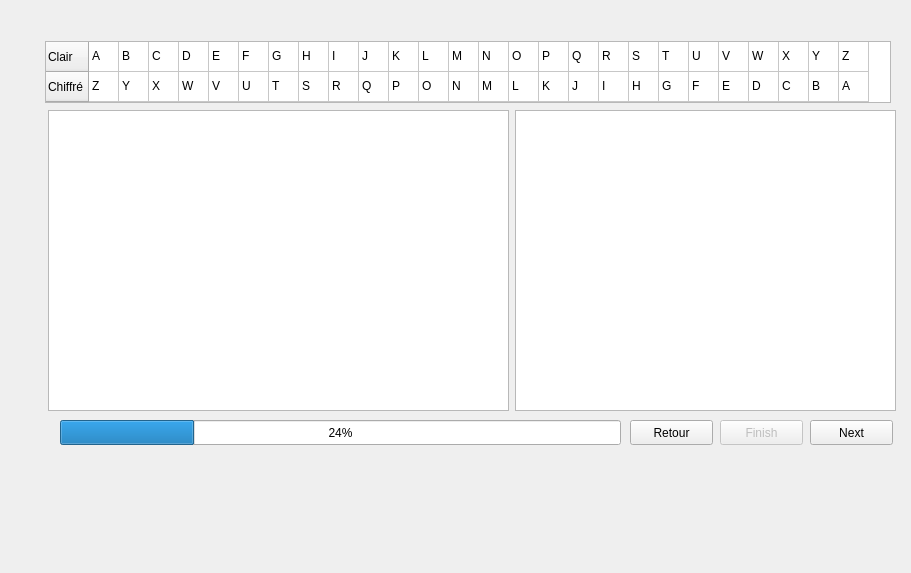
<?xml version="1.0" encoding="UTF-8"?>
<ui version="4.0">
 <class>DeroulementCryptSub</class>
 <widget class="QWidget" name="DeroulementCryptSub">
  <property name="geometry">
   <rect>
    <x>0</x>
    <y>0</y>
    <width>911</width>
    <height>573</height>
   </rect>
  </property>
  <property name="windowTitle">
   <string>DeroulementCryptSub</string>
  </property>
  <widget class="QTableWidget" name="tableWidget">
   <property name="geometry">
    <rect>
     <x>48</x>
     <y>110</y>
     <width>461</width>
     <height>301</height>
    </rect>
   </property>
   <property name="accessibleName">
    <string>tabText</string>
   </property>
   <attribute name="horizontalHeaderVisible">
    <bool>false</bool>
   </attribute>
   <attribute name="horizontalHeaderDefaultSectionSize">
    <number>28</number>
   </attribute>
   <attribute name="horizontalHeaderMinimumSectionSize">
    <number>15</number>
   </attribute>
   <attribute name="verticalHeaderVisible">
    <bool>false</bool>
   </attribute>
   <attribute name="verticalHeaderDefaultSectionSize">
    <number>21</number>
   </attribute>
   <attribute name="verticalHeaderMinimumSectionSize">
    <number>15</number>
   </attribute>
  </widget>
  <widget class="QListWidget" name="listWidget">
   <property name="geometry">
    <rect>
     <x>515</x>
     <y>110</y>
     <width>381</width>
     <height>301</height>
    </rect>
   </property>
  </widget>
  <widget class="QTableWidget" name="tableWidget_2">
   <property name="geometry">
    <rect>
     <x>45</x>
     <y>41</y>
     <width>846</width>
     <height>62</height>
    </rect>
   </property>
   <property name="accessibleName">
    <string>tabKey</string>
   </property>
   <attribute name="horizontalHeaderVisible">
    <bool>false</bool>
   </attribute>
   <attribute name="horizontalHeaderDefaultSectionSize">
    <number>30</number>
   </attribute>
   <row>
    <property name="text">
     <string>Clair</string>
    </property>
   </row>
   <row>
    <property name="text">
     <string>Chiffré</string>
    </property>
   </row>
   <column>
    <property name="text">
     <string>Nouvelle colonne</string>
    </property>
   </column>
   <column>
    <property name="text">
     <string>Nouvelle colonne</string>
    </property>
   </column>
   <column>
    <property name="text">
     <string>Nouvelle colonne</string>
    </property>
   </column>
   <column>
    <property name="text">
     <string>Nouvelle colonne</string>
    </property>
   </column>
   <column>
    <property name="text">
     <string>Nouvelle colonne</string>
    </property>
   </column>
   <column>
    <property name="text">
     <string>Nouvelle colonne</string>
    </property>
   </column>
   <column>
    <property name="text">
     <string>Nouvelle colonne</string>
    </property>
   </column>
   <column>
    <property name="text">
     <string>Nouvelle colonne</string>
    </property>
   </column>
   <column>
    <property name="text">
     <string>Nouvelle colonne</string>
    </property>
   </column>
   <column>
    <property name="text">
     <string>Nouvelle colonne</string>
    </property>
   </column>
   <column>
    <property name="text">
     <string>Nouvelle colonne</string>
    </property>
   </column>
   <column>
    <property name="text">
     <string>Nouvelle colonne</string>
    </property>
   </column>
   <column>
    <property name="text">
     <string>Nouvelle colonne</string>
    </property>
   </column>
   <column>
    <property name="text">
     <string>Nouvelle colonne</string>
    </property>
   </column>
   <column>
    <property name="text">
     <string>Nouvelle colonne</string>
    </property>
   </column>
   <column>
    <property name="text">
     <string>Nouvelle colonne</string>
    </property>
   </column>
   <column>
    <property name="text">
     <string>Nouvelle colonne</string>
    </property>
   </column>
   <column>
    <property name="text">
     <string>Nouvelle colonne</string>
    </property>
   </column>
   <column>
    <property name="text">
     <string>Nouvelle colonne</string>
    </property>
   </column>
   <column>
    <property name="text">
     <string>Nouvelle colonne</string>
    </property>
   </column>
   <column>
    <property name="text">
     <string>Nouvelle colonne</string>
    </property>
   </column>
   <column>
    <property name="text">
     <string>Nouvelle colonne</string>
    </property>
   </column>
   <column>
    <property name="text">
     <string>Nouvelle colonne</string>
    </property>
   </column>
   <column>
    <property name="text">
     <string>Nouvelle colonne</string>
    </property>
   </column>
   <column>
    <property name="text">
     <string>Nouvelle colonne</string>
    </property>
   </column>
   <column>
    <property name="text">
     <string>Nouvelle colonne</string>
    </property>
   </column>
   <item row="0" column="0">
    <property name="text">
     <string>A</string>
    </property>
   </item>
   <item row="0" column="1">
    <property name="text">
     <string>B</string>
    </property>
   </item>
   <item row="0" column="2">
    <property name="text">
     <string>C</string>
    </property>
   </item>
   <item row="0" column="3">
    <property name="text">
     <string>D</string>
    </property>
   </item>
   <item row="0" column="4">
    <property name="text">
     <string>E</string>
    </property>
   </item>
   <item row="0" column="5">
    <property name="text">
     <string>F</string>
    </property>
   </item>
   <item row="0" column="6">
    <property name="text">
     <string>G</string>
    </property>
   </item>
   <item row="0" column="7">
    <property name="text">
     <string>H</string>
    </property>
   </item>
   <item row="0" column="8">
    <property name="text">
     <string>I</string>
    </property>
   </item>
   <item row="0" column="9">
    <property name="text">
     <string>J</string>
    </property>
   </item>
   <item row="0" column="10">
    <property name="text">
     <string>K</string>
    </property>
   </item>
   <item row="0" column="11">
    <property name="text">
     <string>L</string>
    </property>
   </item>
   <item row="0" column="12">
    <property name="text">
     <string>M</string>
    </property>
   </item>
   <item row="0" column="13">
    <property name="text">
     <string>N</string>
    </property>
   </item>
   <item row="0" column="14">
    <property name="text">
     <string>O</string>
    </property>
   </item>
   <item row="0" column="15">
    <property name="text">
     <string>P</string>
    </property>
   </item>
   <item row="0" column="16">
    <property name="text">
     <string>Q</string>
    </property>
   </item>
   <item row="0" column="17">
    <property name="text">
     <string>R</string>
    </property>
   </item>
   <item row="0" column="18">
    <property name="text">
     <string>S</string>
    </property>
   </item>
   <item row="0" column="19">
    <property name="text">
     <string>T</string>
    </property>
   </item>
   <item row="0" column="20">
    <property name="text">
     <string>U</string>
    </property>
   </item>
   <item row="0" column="21">
    <property name="text">
     <string>V</string>
    </property>
   </item>
   <item row="0" column="22">
    <property name="text">
     <string>W</string>
    </property>
   </item>
   <item row="0" column="23">
    <property name="text">
     <string>X</string>
    </property>
   </item>
   <item row="0" column="24">
    <property name="text">
     <string>Y</string>
    </property>
   </item>
   <item row="0" column="25">
    <property name="text">
     <string>Z</string>
    </property>
   </item>
   <item row="1" column="0">
    <property name="text">
     <string>Z</string>
    </property>
   </item>
   <item row="1" column="1">
    <property name="text">
     <string>Y</string>
    </property>
   </item>
   <item row="1" column="2">
    <property name="text">
     <string>X</string>
    </property>
   </item>
   <item row="1" column="3">
    <property name="text">
     <string>W</string>
    </property>
   </item>
   <item row="1" column="4">
    <property name="text">
     <string>V</string>
    </property>
   </item>
   <item row="1" column="5">
    <property name="text">
     <string>U</string>
    </property>
   </item>
   <item row="1" column="6">
    <property name="text">
     <string>T</string>
    </property>
   </item>
   <item row="1" column="7">
    <property name="text">
     <string>S</string>
    </property>
   </item>
   <item row="1" column="8">
    <property name="text">
     <string>R</string>
    </property>
   </item>
   <item row="1" column="9">
    <property name="text">
     <string>Q</string>
    </property>
   </item>
   <item row="1" column="10">
    <property name="text">
     <string>P</string>
    </property>
   </item>
   <item row="1" column="11">
    <property name="text">
     <string>O</string>
    </property>
   </item>
   <item row="1" column="12">
    <property name="text">
     <string>N</string>
    </property>
   </item>
   <item row="1" column="13">
    <property name="text">
     <string>M</string>
    </property>
   </item>
   <item row="1" column="14">
    <property name="text">
     <string>L</string>
    </property>
   </item>
   <item row="1" column="15">
    <property name="text">
     <string>K</string>
    </property>
   </item>
   <item row="1" column="16">
    <property name="text">
     <string>J</string>
    </property>
   </item>
   <item row="1" column="17">
    <property name="text">
     <string>I</string>
    </property>
   </item>
   <item row="1" column="18">
    <property name="text">
     <string>H</string>
    </property>
   </item>
   <item row="1" column="19">
    <property name="text">
     <string>G</string>
    </property>
   </item>
   <item row="1" column="20">
    <property name="text">
     <string>F</string>
    </property>
   </item>
   <item row="1" column="21">
    <property name="text">
     <string>E</string>
    </property>
   </item>
   <item row="1" column="22">
    <property name="text">
     <string>D</string>
    </property>
   </item>
   <item row="1" column="23">
    <property name="text">
     <string>C</string>
    </property>
   </item>
   <item row="1" column="24">
    <property name="text">
     <string>B</string>
    </property>
   </item>
   <item row="1" column="25">
    <property name="text">
     <string>A</string>
    </property>
   </item>
  </widget>
  <widget class="QPushButton" name="pushButton">
   <property name="geometry">
    <rect>
     <x>810</x>
     <y>420</y>
     <width>83</width>
     <height>25</height>
    </rect>
   </property>
   <property name="text">
    <string>Next</string>
   </property>
  </widget>
  <widget class="QLabel" name="label">
   <property name="geometry">
    <rect>
     <x>70</x>
     <y>0</y>
     <width>61</width>
     <height>41</height>
    </rect>
   </property>
   <property name="text">
    <string/>
   </property>
  </widget>
  <widget class="QPushButton" name="pushButton_2">
   <property name="enabled">
    <bool>false</bool>
   </property>
   <property name="geometry">
    <rect>
     <x>720</x>
     <y>420</y>
     <width>83</width>
     <height>25</height>
    </rect>
   </property>
   <property name="text">
    <string>Finish</string>
   </property>
  </widget>
  <widget class="QPushButton" name="pushButton_3">
   <property name="enabled">
    <bool>true</bool>
   </property>
   <property name="geometry">
    <rect>
     <x>630</x>
     <y>420</y>
     <width>83</width>
     <height>25</height>
    </rect>
   </property>
   <property name="text">
    <string>Retour</string>
   </property>
  </widget>
  <widget class="QProgressBar" name="progressBar">
   <property name="geometry">
    <rect>
     <x>60</x>
     <y>420</y>
     <width>561</width>
     <height>25</height>
    </rect>
   </property>
   <property name="value">
    <number>24</number>
   </property>
  </widget>
 </widget>
 <layoutdefault spacing="6" margin="11"/>
 <resources/>
 <connections/>
</ui>
